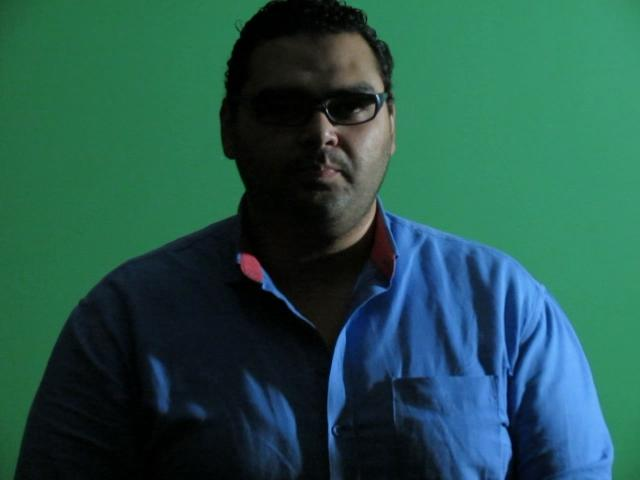
#> input picture Resources/Images/Set_3/AboA_00155_m_33_i_nf_nc_no_2016_2_e0_nl_o.jpg, 640 x 480 px, found by its file name; its folder holds 4 pictures in this run
$ python greyCvt.py
#> lines starting #> are read from the running program, lines starting #| are printed output that depends on the picture
import cv2

import os,glob

from os import listdir,makedirs

from os.path import isfile,join
path = 'Resources\Images\Set_3' # Source Folder
dstpath = 'Resources/Trainer/T_Set_3/p' # Destination Folder
try:
    makedirs(dstpath)
except:
    print ("Directory already exist, images will be written in same folder")
# Folder won't used
files = list(filter(lambda f: isfile(join(path,f)), listdir(path)))
for image in files:
    try:
        img = cv2.imread(os.path.join(path,image))
#> img is the input picture: shape (480, 640, 3); mean B, G, R 76.6, 85.4, 36.5
        gray = cv2.cvtColor(img,cv2.COLOR_BGR2GRAY)
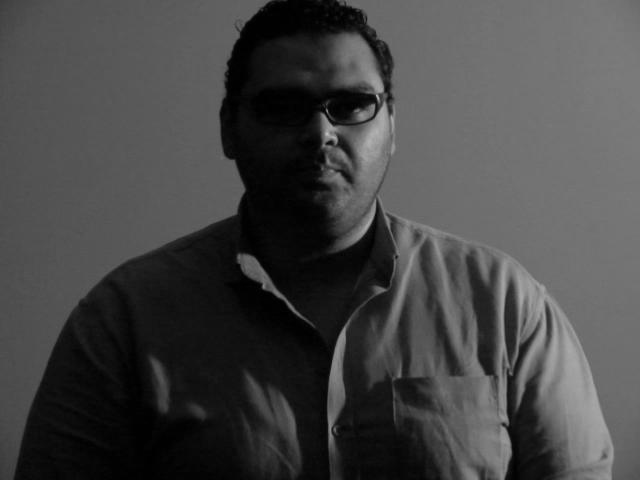
#> gray: shape (480, 640); min 0, max 193, mean 69.8
        dstPath = join(dstpath,image)
        cv2.imwrite(dstPath,gray)
    except:
        print ("{} is not converted".format(image))
#> pass 2 of the loop `for image in files:`:
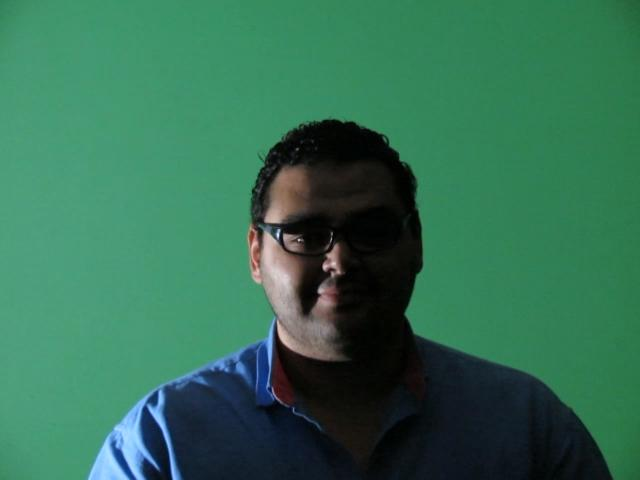
#> input picture Resources/Images/Set_3/AboA_00197_m_33_i_fr_nc_no_2016_2_e0_nl_o.jpg, 640 x 480 px, found by its file name
#> img is the input picture: shape (480, 640, 3); mean B, G, R 84.7, 111.5, 51.6
#> `gray = cv2.cvtColor(img,cv2.COLOR_BGR2GRAY)`:
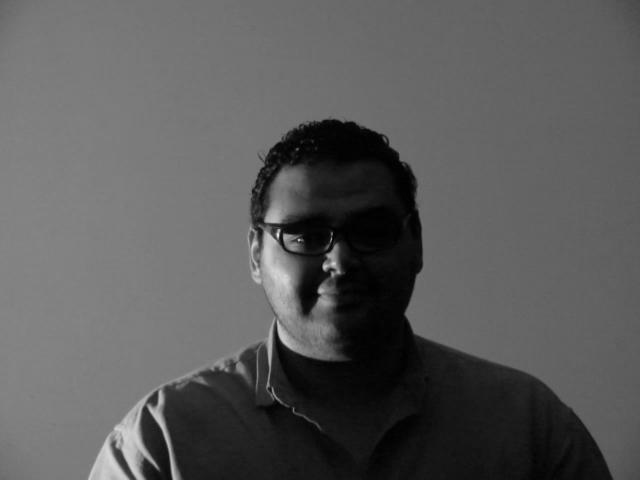
#> gray: shape (480, 640); min 0, max 228, mean 90.5
#> pass 3 of the loop `for image in files:`:
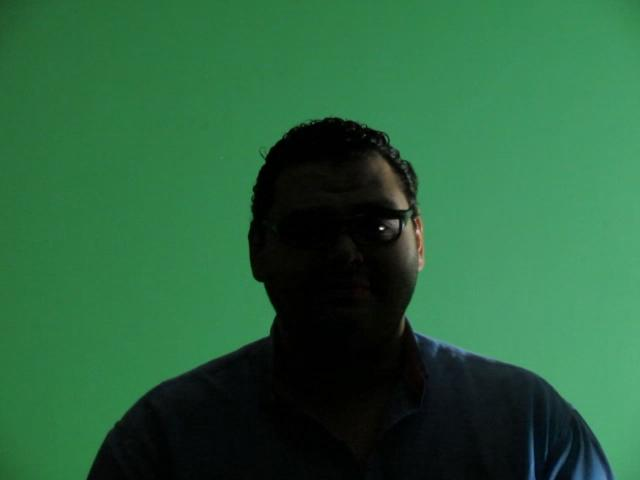
#> input picture Resources/Images/Set_3/AboA_00212_m_33_i_fr_nc_no_2016_2_e0_nl_o.jpg, 640 x 480 px, found by its file name
#> img is the input picture: shape (480, 640, 3); mean B, G, R 61.7, 99.5, 41.7
#> `gray = cv2.cvtColor(img,cv2.COLOR_BGR2GRAY)`:
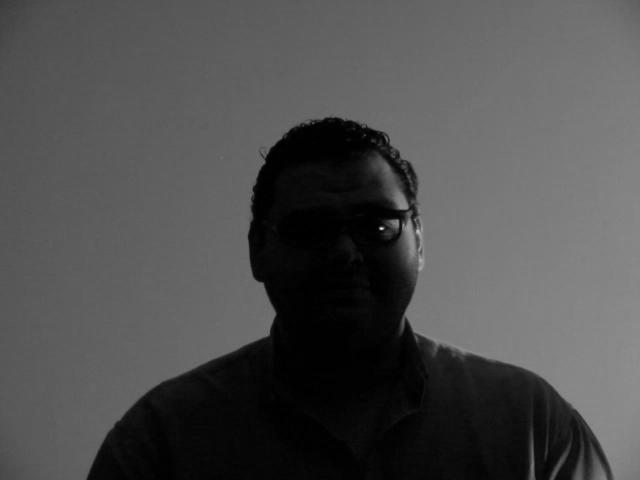
#> gray: shape (480, 640); min 0, max 242, mean 77.9
#> the loop made 4 passes; the first 3 are shown
for fil in glob.glob("*.jpg"):
    try:
        image = cv2.imread(fil)
        gray_image = cv2.cvtColor(os.path.join(path,image), cv2.COLOR_BGR2GRAY) # convert to greyscale
        cv2.imwrite(os.path.join(dstpath,fil),gray_image)
    except:
        print('{} is not converted')
